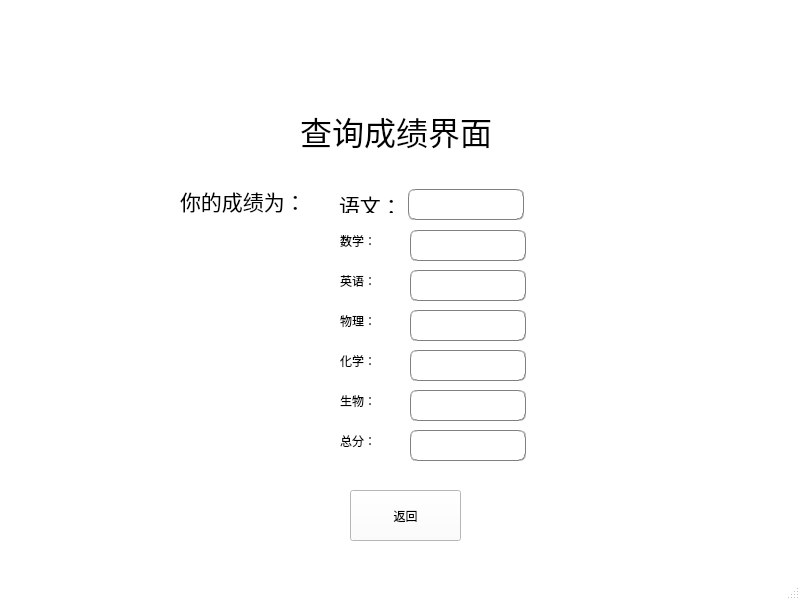
<?xml version="1.0" encoding="UTF-8"?>
<ui version="4.0">
 <class>stu_check_score_</class>
 <widget class="QMainWindow" name="stu_check_score_">
  <property name="geometry">
   <rect>
    <x>0</x>
    <y>0</y>
    <width>800</width>
    <height>600</height>
   </rect>
  </property>
  <property name="windowTitle">
   <string>MainWindow</string>
  </property>
  <property name="styleSheet">
   <string notr="true">QMainWindow#stu_check_score_
{
	border-image: url(:/Desktop/pic.png);
	background-color: rgb(255, 255, 255);
	
}

</string>
  </property>
  <widget class="QWidget" name="centralwidget">
   <widget class="QWidget" name="widget" native="true">
    <property name="geometry">
     <rect>
      <x>330</x>
      <y>160</y>
      <width>209</width>
      <height>311</height>
     </rect>
    </property>
    <property name="styleSheet">
     <string notr="true">
color: rgb(0, 0,0);</string>
    </property>
    <widget class="QLabel" name="check_math_label">
     <property name="geometry">
      <rect>
       <x>10</x>
       <y>70</y>
       <width>63</width>
       <height>21</height>
      </rect>
     </property>
     <property name="styleSheet">
      <string notr="true">font: 16pt &quot;宋体&quot;;</string>
     </property>
     <property name="text">
      <string>数学：</string>
     </property>
    </widget>
    <widget class="QLabel" name="check_physics_label">
     <property name="geometry">
      <rect>
       <x>10</x>
       <y>150</y>
       <width>63</width>
       <height>21</height>
      </rect>
     </property>
     <property name="styleSheet">
      <string notr="true">font: 16pt &quot;宋体&quot;;</string>
     </property>
     <property name="text">
      <string>物理：</string>
     </property>
    </widget>
    <widget class="QLabel" name="check_biology_label">
     <property name="geometry">
      <rect>
       <x>10</x>
       <y>230</y>
       <width>63</width>
       <height>21</height>
      </rect>
     </property>
     <property name="styleSheet">
      <string notr="true">font: 16pt &quot;宋体&quot;;</string>
     </property>
     <property name="text">
      <string>生物：</string>
     </property>
    </widget>
    <widget class="QLineEdit" name="check_English_line">
     <property name="geometry">
      <rect>
       <x>80</x>
       <y>110</y>
       <width>116</width>
       <height>31</height>
      </rect>
     </property>
     <property name="styleSheet">
      <string notr="true">border:1px groove gray;border-radius:
7px;padding:2px 4px;background-color: rgb(255, 255, 255);</string>
     </property>
    </widget>
    <widget class="QLabel" name="check_English_label">
     <property name="geometry">
      <rect>
       <x>10</x>
       <y>110</y>
       <width>63</width>
       <height>21</height>
      </rect>
     </property>
     <property name="styleSheet">
      <string notr="true">font: 16pt &quot;宋体&quot;;</string>
     </property>
     <property name="text">
      <string>英语：</string>
     </property>
    </widget>
    <widget class="QLineEdit" name="check_biology_line">
     <property name="geometry">
      <rect>
       <x>80</x>
       <y>230</y>
       <width>116</width>
       <height>31</height>
      </rect>
     </property>
     <property name="styleSheet">
      <string notr="true">border:1px groove gray;border-radius:
7px;padding:2px 4px;background-color: rgb(255, 255, 255);</string>
     </property>
    </widget>
    <widget class="QLineEdit" name="check_chemistry_line">
     <property name="geometry">
      <rect>
       <x>80</x>
       <y>190</y>
       <width>116</width>
       <height>31</height>
      </rect>
     </property>
     <property name="styleSheet">
      <string notr="true">border:1px groove gray;border-radius:
7px;padding:2px 4px;background-color: rgb(255, 255, 255);</string>
     </property>
    </widget>
    <widget class="QLabel" name="check_Chinese_label">
     <property name="geometry">
      <rect>
       <x>9</x>
       <y>29</y>
       <width>63</width>
       <height>24</height>
      </rect>
     </property>
     <property name="styleSheet">
      <string notr="true">font: 16pt &quot;宋体&quot;;</string>
     </property>
     <property name="text">
      <string>&lt;html&gt;&lt;head/&gt;&lt;body&gt;&lt;p&gt;&lt;span style=&quot; font-size:16pt;&quot;&gt;语文：&lt;/span&gt;&lt;/p&gt;&lt;/body&gt;&lt;/html&gt;</string>
     </property>
    </widget>
    <widget class="QLineEdit" name="check_physics_line">
     <property name="geometry">
      <rect>
       <x>80</x>
       <y>150</y>
       <width>116</width>
       <height>31</height>
      </rect>
     </property>
     <property name="styleSheet">
      <string notr="true">border:1px groove gray;border-radius:
7px;padding:2px 4px;background-color: rgb(255, 255, 255);</string>
     </property>
    </widget>
    <widget class="QLabel" name="check_sum_label">
     <property name="geometry">
      <rect>
       <x>10</x>
       <y>270</y>
       <width>63</width>
       <height>21</height>
      </rect>
     </property>
     <property name="styleSheet">
      <string notr="true">font: 16pt &quot;宋体&quot;;</string>
     </property>
     <property name="text">
      <string>总分：</string>
     </property>
    </widget>
    <widget class="QLabel" name="check_chemistry_label">
     <property name="geometry">
      <rect>
       <x>10</x>
       <y>190</y>
       <width>63</width>
       <height>21</height>
      </rect>
     </property>
     <property name="styleSheet">
      <string notr="true">font: 16pt &quot;宋体&quot;;</string>
     </property>
     <property name="text">
      <string>化学：</string>
     </property>
    </widget>
    <widget class="QLineEdit" name="check_math_line">
     <property name="geometry">
      <rect>
       <x>80</x>
       <y>70</y>
       <width>116</width>
       <height>31</height>
      </rect>
     </property>
     <property name="styleSheet">
      <string notr="true">border:1px groove gray;border-radius:
7px;padding:2px 4px;background-color: rgb(255, 255, 255);</string>
     </property>
    </widget>
    <widget class="QLineEdit" name="check_Chinese_line">
     <property name="geometry">
      <rect>
       <x>78</x>
       <y>29</y>
       <width>116</width>
       <height>31</height>
      </rect>
     </property>
     <property name="styleSheet">
      <string notr="true">border:1px groove gray;border-radius:
7px;padding:2px 4px;
background-color: rgb(255, 255, 255);</string>
     </property>
    </widget>
    <widget class="QLineEdit" name="check_sum_line">
     <property name="geometry">
      <rect>
       <x>80</x>
       <y>270</y>
       <width>116</width>
       <height>31</height>
      </rect>
     </property>
     <property name="styleSheet">
      <string notr="true">border:1px groove gray;border-radius:
7px;padding:2px 4px;background-color: rgb(255, 255, 255);</string>
     </property>
    </widget>
   </widget>
   <widget class="QLabel" name="check_score_all_title">
    <property name="geometry">
     <rect>
      <x>180</x>
      <y>180</y>
      <width>121</width>
      <height>41</height>
     </rect>
    </property>
    <property name="font">
     <font>
      <family>宋体</family>
      <pointsize>16</pointsize>
     </font>
    </property>
    <property name="styleSheet">
     <string notr="true">color: rgb(0, 0, 0);</string>
    </property>
    <property name="text">
     <string>你的成绩为：</string>
    </property>
   </widget>
   <widget class="QLabel" name="check_all_title">
    <property name="geometry">
     <rect>
      <x>300</x>
      <y>100</y>
      <width>201</width>
      <height>61</height>
     </rect>
    </property>
    <property name="font">
     <font>
      <family>宋体</family>
      <pointsize>24</pointsize>
      <italic>false</italic>
      <bold>false</bold>
     </font>
    </property>
    <property name="styleSheet">
     <string notr="true">color: rgb(0, 0, 0);
font: 24pt &quot;宋体&quot;;</string>
    </property>
    <property name="text">
     <string>查询成绩界面</string>
    </property>
   </widget>
   <widget class="QPushButton" name="btn_check_all_return">
    <property name="geometry">
     <rect>
      <x>350</x>
      <y>490</y>
      <width>111</width>
      <height>51</height>
     </rect>
    </property>
    <property name="styleSheet">
     <string notr="true">
QMainWindow#stu_check_score_ QPushButton#btn_check_all_return
{
   font: 18pt &quot;宋体&quot;;
	
	background-color: rgb(255, 255, 255);
color: rgb(0,0,0);
}

QMainWindow#stu_check_score_ QPushButton#btn_check_all_return:hover
{
	
	background-color: rgb(195, 195, 195);
}</string>
    </property>
    <property name="text">
     <string>返回</string>
    </property>
   </widget>
  </widget>
  <widget class="QMenuBar" name="menubar">
   <property name="geometry">
    <rect>
     <x>0</x>
     <y>0</y>
     <width>800</width>
     <height>21</height>
    </rect>
   </property>
  </widget>
  <widget class="QStatusBar" name="statusbar"/>
 </widget>
 <resources/>
 <connections/>
</ui>
